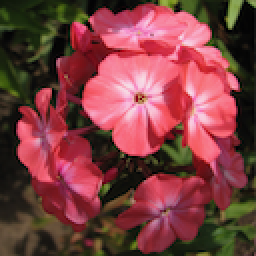
#> input picture Week_2/Day1/Day2/0001.png, 128 x 128 px (shown 2 times larger)
$ jupyter execute dailychallenge.ipynb
#> lines starting #> are read from the running program, lines starting #| are printed output that depends on the picture
[cell 1]
import matplotlib.pyplot as plt
from PIL import Image, ImageOps
from scipy.ndimage import rotate

image_path = '0001.png'
original_image = Image.open(image_path)
#> original_image is the input picture: PIL image 128x128 RGBA; mean R, G, B, A 124, 63.1, 64.3, 255

plt.imshow(original_image)
plt.title("Image Originale")
plt.show()

def rotate_image_30_degrees(image):
    return rotate(image, 30, reshape=True)
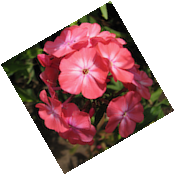
#> returned value: shape (175, 175, 4); mean of channels 0, 1, 2, 3 66, 33.3, 34.2, 134.3; transparent parts drawn white

rotated_image = rotate_image_30_degrees(original_image)


plt.imshow(rotated_image)
plt.title("Image Pivotée de 30°")
plt.show()


flipped_horizontally = ImageOps.mirror(original_image)
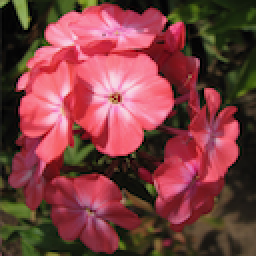
#> flipped_horizontally: PIL image 128x128 RGBA (shown 2 times larger); mean R, G, B, A 124, 63.1, 64.3, 255

plt.imshow(flipped_horizontally)
plt.title("Image Retournée Horizontalement")
plt.show()


flipped_vertically = ImageOps.flip(original_image)
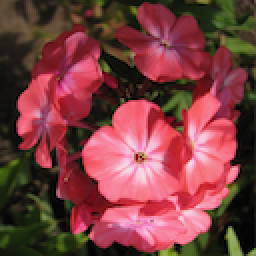
#> flipped_vertically: PIL image 128x128 RGBA (shown 2 times larger); mean R, G, B, A 124, 63.1, 64.3, 255

plt.imshow(flipped_vertically)
plt.title("Image Retournée Verticalement")
plt.show()


zoom_factor = 1.2
new_size = (int(original_image.width * zoom_factor), int(original_image.height * zoom_factor))
#> new_size = (153, 153)
zoomed_image = original_image.resize(new_size, Image.LANCZOS)
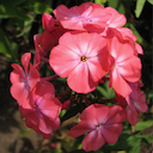
#> zoomed_image: PIL image 153x153 RGBA; mean R, G, B, A 124, 63.1, 64.3, 255

plt.imshow(zoomed_image)
plt.title("Image Zoomée (1.2x)")
plt.show()
